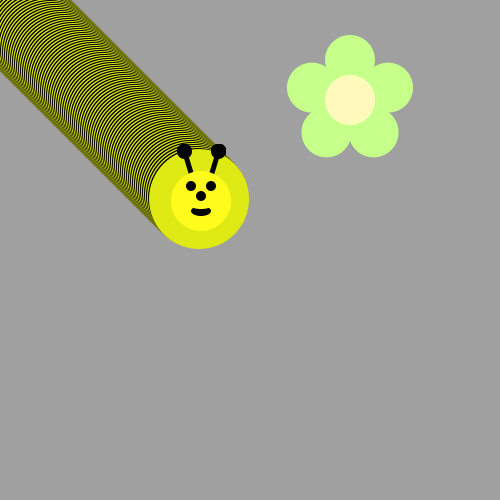
Frame 1 (no input)
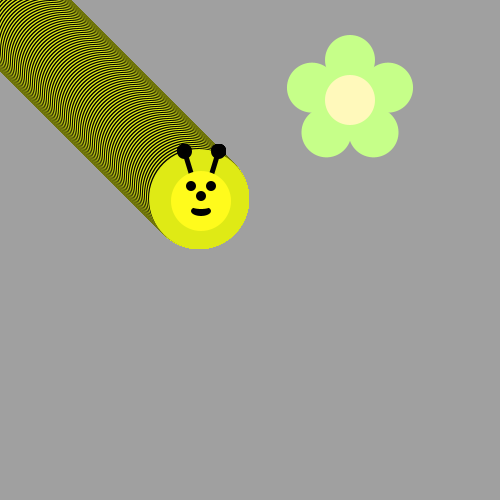
Frame 60 (the mouse pressed at the canvas centre just before this capture)
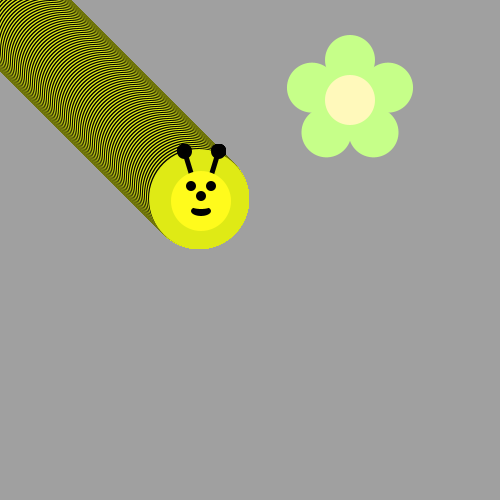
Frame 120 (the mouse held since frame 60 and released just before this capture)

The Processing sketch that drew these frames (run headless with seeded random() and noise(); from frame 60 on, the mouse is pressed at the canvas centre):

// Processing sketch: eLon_gAted_Bee
// ── eLon_gAted_Bee.pde
void draw() {
/*Use a loop to make a body for the Bee!
Then put his head on using drawBeeFace(x,y)
Use Modulo to make the colors alternate 
*/
int epic;
int cool;
noStroke();
for(cool =0; cool<200; cool++){


if(cool%2==0){
fill(#000000);
}

else  {
fill(#DFEA15);
}

ellipse(cool, cool, 100, 100);




epic=201;
drawBeeFace(epic, epic);
}











}

void drawFlower(int x, int y) {
     noStroke();
     translate(x, y);
     // draw 5 petals, rotating after each one
     fill(#c6ff89);      // green
      for (int i = 0; i < 5; i++) {
           ellipse(0, -40, 50, 50);
          rotate(radians(72));
     }
     fill(#fff9bb); // light yellow
     ellipse(0, 0, 50, 50);
} 
void drawBeeFace(int BeeFaceX, int BeeFaceY) {
     noStroke();
     fill(0, 0, 0);
     stroke(1);
     strokeWeight(5);
     line(BeeFaceX-10, BeeFaceY-27, BeeFaceX-17, BeeFaceY-50);
     line(BeeFaceX+10, BeeFaceY-27, BeeFaceX+17, BeeFaceY-50);
     ellipse(BeeFaceX-17, BeeFaceY-50, 10, 10);
     ellipse(BeeFaceX+17, BeeFaceY-50, 10, 10);
     noStroke();
     fill(255, 251, 28);
     ellipse(BeeFaceX, BeeFaceY, 60, 60); // face
     fill(255, 237, 209);
     fill(0,0,0);
      ellipse(BeeFaceX-10, BeeFaceY-15, 10, 10); // eyes
     ellipse(BeeFaceX+10, BeeFaceY-15, 10, 10);
      ellipse(BeeFaceX, BeeFaceY-5, 10, 10); // nose
      ellipse(BeeFaceX, BeeFaceY+10, 20, 10);// mouth
     fill(255, 251, 28);
     ellipse(BeeFaceX, BeeFaceY+5, 20, 6);
}

void setup() {
     ellipseMode(CENTER);
     size(500, 500);
     background(160, 160, 160);
      drawFlower(350, 100);
}                          
